Frame 1 (no input): blank canvas, image omitted
Frame 60 (the mouse pressed at the canvas centre just before this capture): blank canvas, image omitted
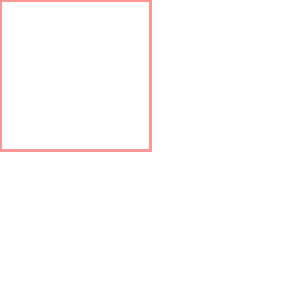
Frame 120 (the mouse held since frame 60 and released just before this capture)

The Processing sketch whose frames 1 and 60 were blank and that drew this single picture after the mouse press (run headless with seeded random() and noise(); from frame 60 on, the mouse is pressed at the canvas centre):

// Processing sketch: processing_18570
// ── processing_18570.pde

void setup () {
  size(300,300) ;
  background(255);


}
void draw() {
 
  smooth ();
stroke(255,mouseY,mouseX) ;
  strokeWeight (1.5 );
  fill(0,0,0,0) ;
  rect(0,0, mouseX, mouseY) ;
}
